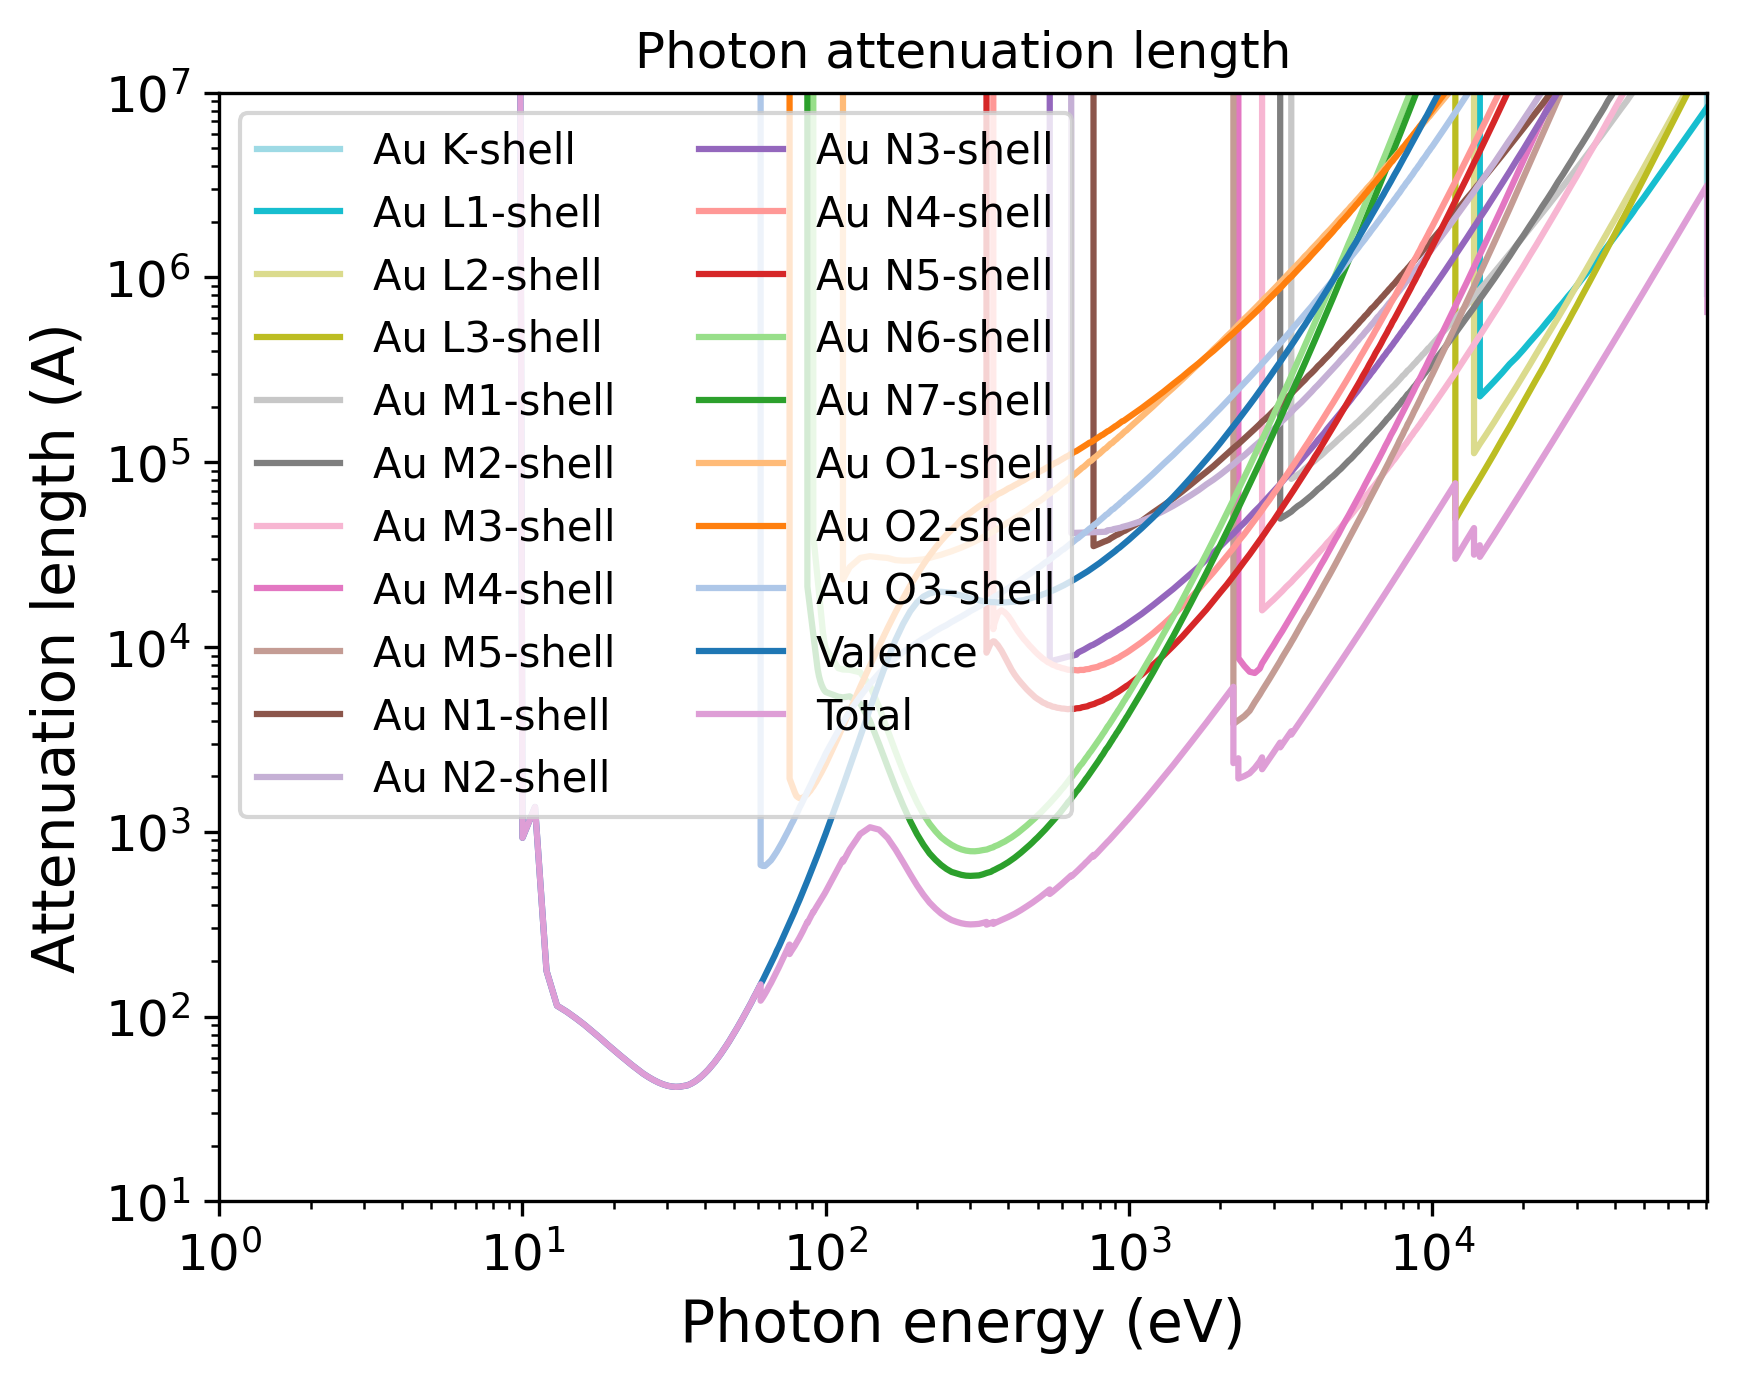

This figure's Python source:
import pandas as pd
import numpy as np
import matplotlib.pyplot as plt
import matplotlib.cm as cm
# Set the format:
plt.xlabel("Photon energy (eV)", fontsize=14)
plt.ylabel("Attenuation length (A)", fontsize=14)
plt.xticks(fontsize=12)
plt.yticks(fontsize=12)
plt.grid(False)
# Set the axes:
# Read the output file:
df = pd.read_csv(r"OUTPUT_Au_Photon_IMFP.dat", sep=r'\s+', header=None, comment="#", skipinitialspace=True)
plt.xscale("log")
plt.yscale("log")
# Prepare the plot:
columns_to_plot = [ 1, 2, 3, 4, 5, 6, 7, 8, 9, 10, 11, 12, 13, 14, 15, 16, 17, 18, 19, 20, 21]
labels = [ "Au K-shell", "Au L1-shell", "Au L2-shell", "Au L3-shell", "Au M1-shell", "Au M2-shell", "Au M3-shell", "Au M4-shell", "Au M5-shell", "Au N1-shell", "Au N2-shell", "Au N3-shell", "Au N4-shell", "Au N5-shell", "Au N6-shell", "Au N7-shell", "Au O1-shell", "Au O2-shell", "Au O3-shell", "Valence", "Total"]
# Create N distinct colors from a colormap
N = len(columns_to_plot)
colors = np.vstack([plt.cm.tab20(np.linspace(1, 0, 20)), plt.cm.tab20b(np.linspace(1, 0, 20))])
# Set line styles:
linestyles = [ "-", "-", "-", "-", "-", "-", "-", "-", "-", "-", "-", "-", "-", "-", "-", "-", "-", "-", "-", "-", "-"]
for i, col in enumerate(columns_to_plot):
    color = colors[i % len(colors)]
    ls    = linestyles[i % len(linestyles)]
    label = labels[i % len(labels)]
    plt.plot(df.iloc[:, 0], df.iloc[:, col],
    color=color,
    label=label,
    linestyle=ls)
plt.xlim(1.00000000,80729.00100000)
plt.ylim(10.00000000,10000000.00000000)
plt.title("Photon attenuation length")
plt.legend(loc="best", fontsize=10, ncol=2)
# Save the plot in this format:
plt.savefig("OUTPUT_MFP_photon.png", dpi=300, bbox_inches="tight")
